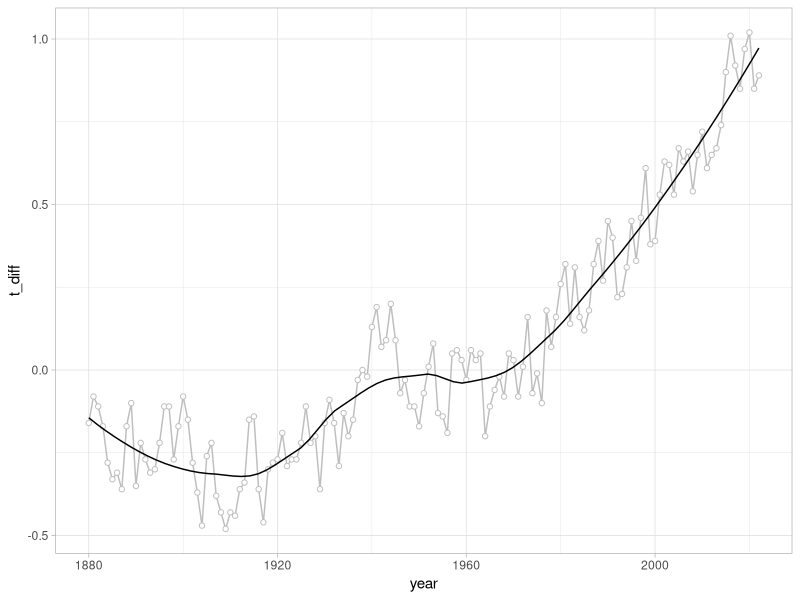
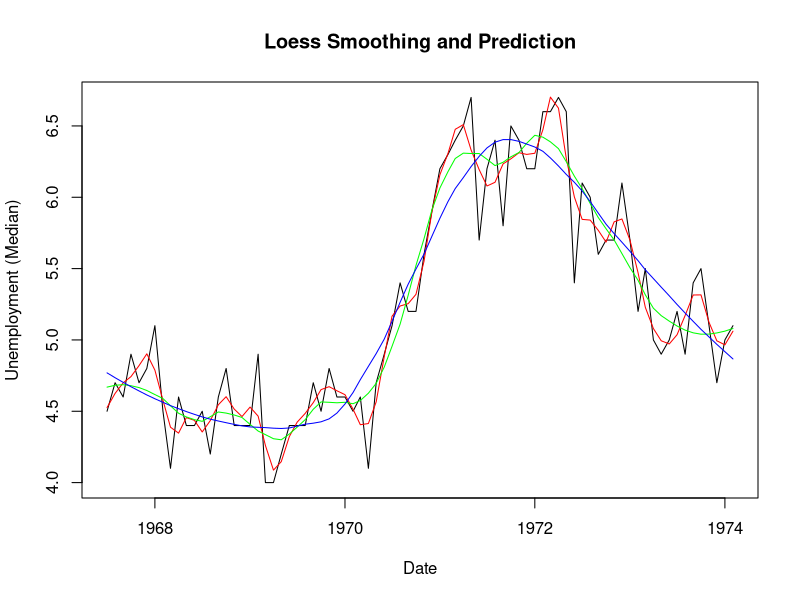

Write the R code that produced these figures, in order.
library(tidyverse)


# read_csv is a function in tidyverse. read.csv is a base r function
read_csv("data/GLB.Ts+dSST.csv", skip = 1, na = "***") %>%
  select(year = Year, t_diff = `J-D`) %>% # Change colums name
  ggplot(aes(x = year, y = t_diff)) +
  geom_line(color = "grey", size = 0.5)+
  geom_point(fill = "white", color = "grey", shape =21)+
  geom_smooth(se = FALSE, color = "black", size = 0.5, span = 0.5)+
  theme_light()
  
data(economics, package="ggplot2")
economics$index <- 1:nrow(economics)
economics <- economics[1:80, ]
loessMod10 <- loess(uempmed ~ index, data=economics, span=0.10) # 10% smoothing span
loessMod25 <- loess(uempmed ~ index, data=economics, span=0.25) # 25% smoothing span
loessMod50 <- loess(uempmed ~ index, data=economics, span=0.50) # 50% smoothing span

# get smoothed output
smoothed10 <- predict(loessMod10) 
smoothed25 <- predict(loessMod25) 
smoothed50 <- predict(loessMod50) 

# Plot it
plot(economics$uempmed, x=economics$date, type="l", main="Loess Smoothing and Prediction", xlab="Date", ylab="Unemployment (Median)")
lines(smoothed10, x=economics$date, col="red")
lines(smoothed25, x=economics$date, col="green")
lines(smoothed50, x=economics$date, col="blue")
